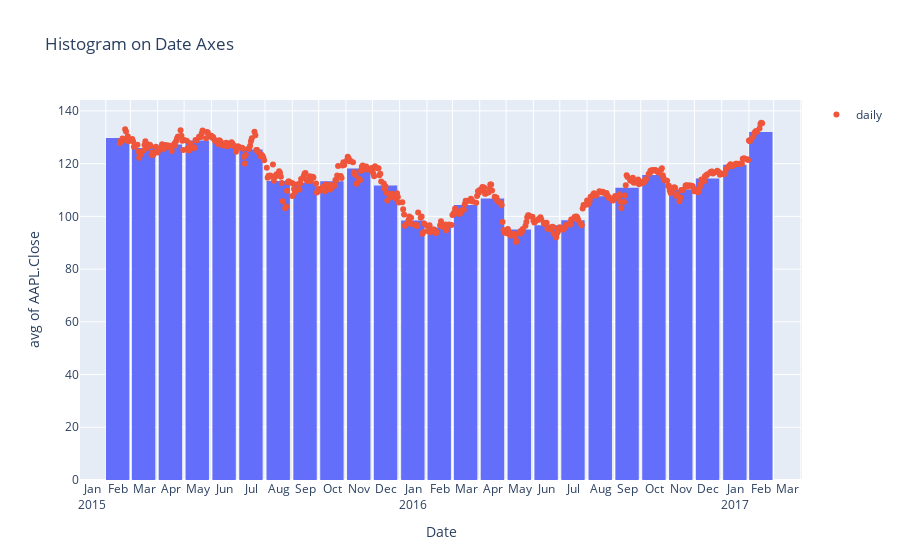

Notebook code cell kept with this figure:
### Markdown cell above
Plotly histograms are powerful data-aggregation tools which even work on date axes. In the figure below, we pass in daily data and display it as monthly averages by setting histfunc="avg and xbins_size="M1".

### Code cell
import plotly.graph_objects as go
df = pd.read_csv('finance-charts-apple.csv')

fig = px.histogram(df, x="Date", y="AAPL.Close", histfunc="avg", title="Histogram on Date Axes")
fig.update_traces(xbins_size="M1")
fig.update_xaxes(showgrid=True, ticklabelmode="period", dtick="M1", tickformat="%b\n%Y")
fig.update_layout(bargap=0.1)
fig.add_trace(go.Scatter(mode="markers", x=df["Date"], y=df["AAPL.Close"], name="daily"))
fig.show()

### Figure 1 — Plotly figure (JSON) as saved in the notebook; plotly's stock layout.template omitted (floating-point values rounded to 4 significant figures; data arrays with more than 128 entries replaced by an {"elided": "..."} marker saying what was removed)
{"data": [{"bingroup": "x", "histfunc": "avg", "hovertemplate": "Date=%{x}<br>avg of AAPL.Close=%{y}<extra></extra>", "legendgroup": "", "marker": {"color": "#636efa", "pattern": {"shape": ""}}, "name": "", "orientation": "v", "showlegend": false, "type": "histogram", "x": {"elided": "506 str values"}, "xaxis": "x", "xbins": {"size": "M1"}, "y": {"elided": "506 float values"}, "yaxis": "y"}, {"mode": "markers", "name": "daily", "type": "scatter", "x": {"elided": "506 str values"}, "y": {"elided": "506 float values"}}], "layout": {"bargap": 0.1, "barmode": "relative", "legend": {"tracegroupgap": 0}, "title": {"text": "Histogram on Date Axes"}, "xaxis": {"anchor": "y", "domain": [0, 1], "dtick": "M1", "showgrid": true, "tickformat": "%b\n%Y", "ticklabelmode": "period", "title": {"text": "Date"}}, "yaxis": {"anchor": "x", "domain": [0, 1], "title": {"text": "avg of AAPL.Close"}}}}
